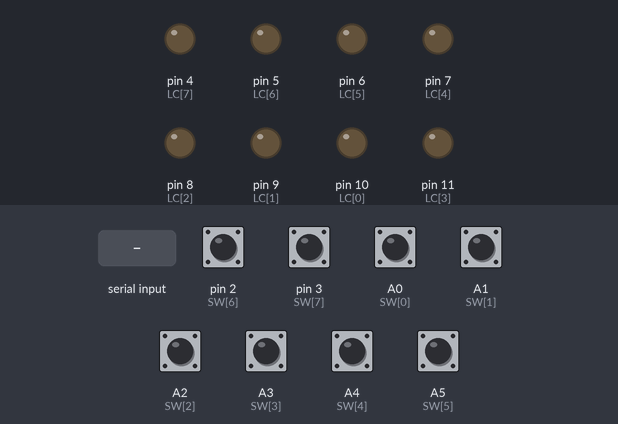
Bench run of a sketch on a simulated Arduino Uno, built with avr-gcc and run on an emulated ATmega328P. Shown: output pins drawn as LEDs (lit = HIGH). The test bench sets the inputs (shaded band); at power-on: A0 (SW[0]), A1 (SW[1]), A2 (SW[2]), A3 (SW[3]), A4 (SW[4]), A5 (SW[5]), pin 2 (SW[6]), pin 3 (SW[7]) LOW.

Above: at 1.2 s.
1.3 s: "1" received over Serial
At 1.9 s:
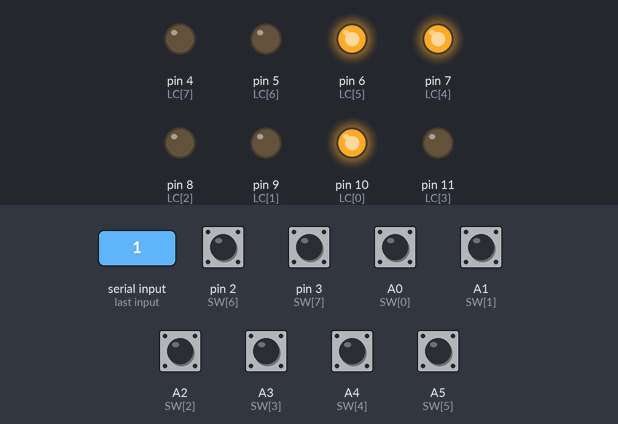
2.8 s: "0" received over Serial
At 4.0 s:
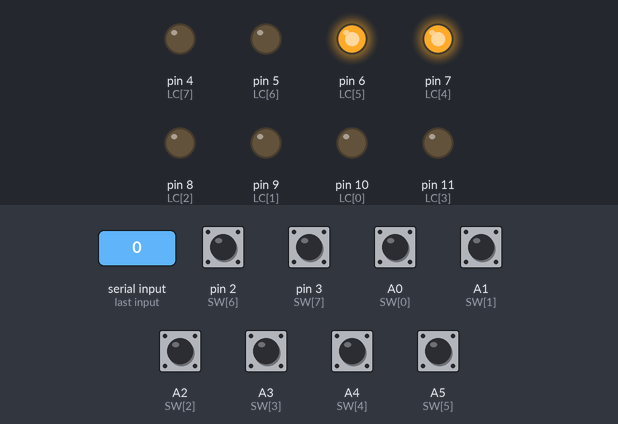
4.3 s: "2" received over Serial
At 5.3 s:
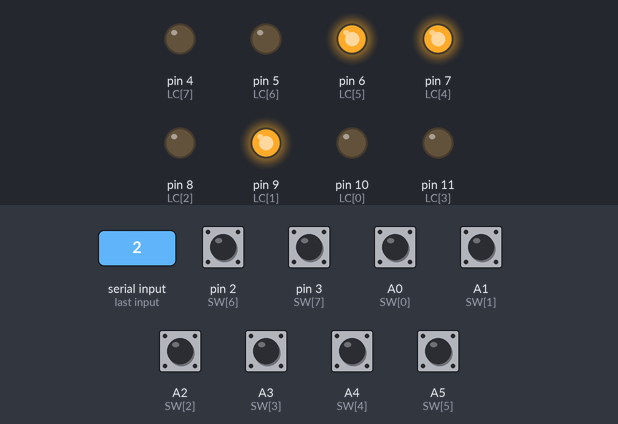
Timing chart, 0 to 7.3 s (numbered marks = the images above; inputs shaded):
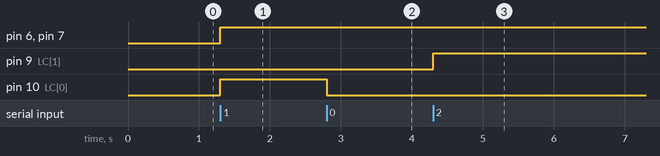

The sketch:

Test8i8o_binary_TxOnChange.ino
```cpp
/******************************************************************************
 * Test8i8o_binary_TxOnChange.ino :  8 input / 8 output OUDEIS shield test    *
 *    Outputs : Set LEDs status on reception of 1 byte (1 bit per LED)        *
 *    Inputs :  On change of switches status transmits a char with switches   *
 *              status (1 bit per switch, e.g. b00000010 for SW2 pressed)     *
 ******************************************************************************/

// LED control pins definition
const unsigned char LC[8] = {10,  9,  8, 11,  7,  6,  5,  4};
// switches reading pins definition
const unsigned char SW[8] = {A0, A1, A2, A3, A4, A5,  2,  3};
// previous switches status
unsigned char PrevSwSts  = '\0';

void setup() {
  // open serial port
  Serial.begin(9600);
  // set LEDs control pins as output
  for (int i = 0; i < 8; i++) pinMode(LC[i], OUTPUT);
  // set switches reading pins as input
  for (int i = 0; i < 8; i++) pinMode(SW[i], INPUT);
}

void loop() {

  if (Serial.available() > 0) { // if a character is received
    // reads it
    unsigned char c = Serial.read();
    // parses its bits one after the other ...
    for (int i = 0; i < 8; i++) {
      // ... and sets the 8 LED's accordingly
      digitalWrite( LC[i], (c & 1) ? HIGH : LOW );
      c >>= 1;
    }
  }

  // reads the 8 switches and transmits their statuses over the 8 bits of a character
  unsigned char c;
  for (int i = 0; i < 8; i++) {
    c >>= 1;
    if (digitalRead(SW[i]) == HIGH) c |= 128;
  }
  if (c != PrevSwSts) Serial.write(c);
  PrevSwSts = c;

} // loop()
```

Measured:
- after the input at 1.3 s, pin 6 (LC[5]), pin 7 (LC[4]), pin 10 (LC[0]): LOW → HIGH at once
- after the input at 2.8 s, pin 10 (LC[0]): HIGH → LOW at once
- after the input at 4.3 s, pin 9 (LC[1]): LOW → HIGH at once
